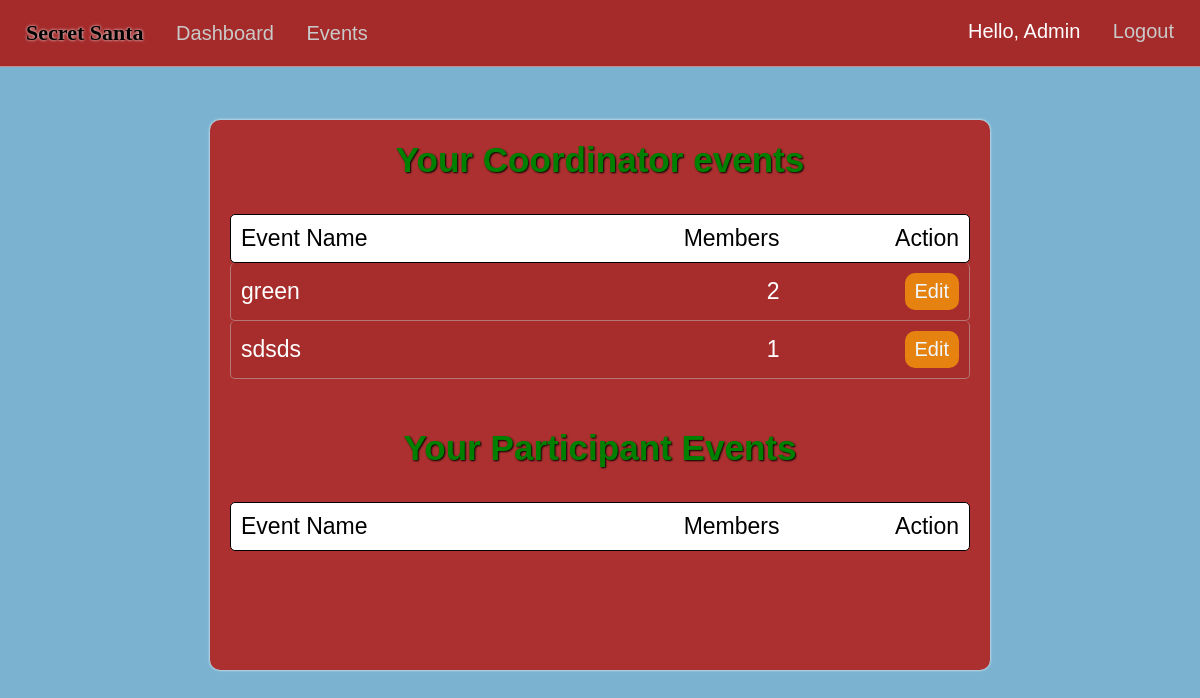
Page /dashboard (signed in) on the earlier database version.
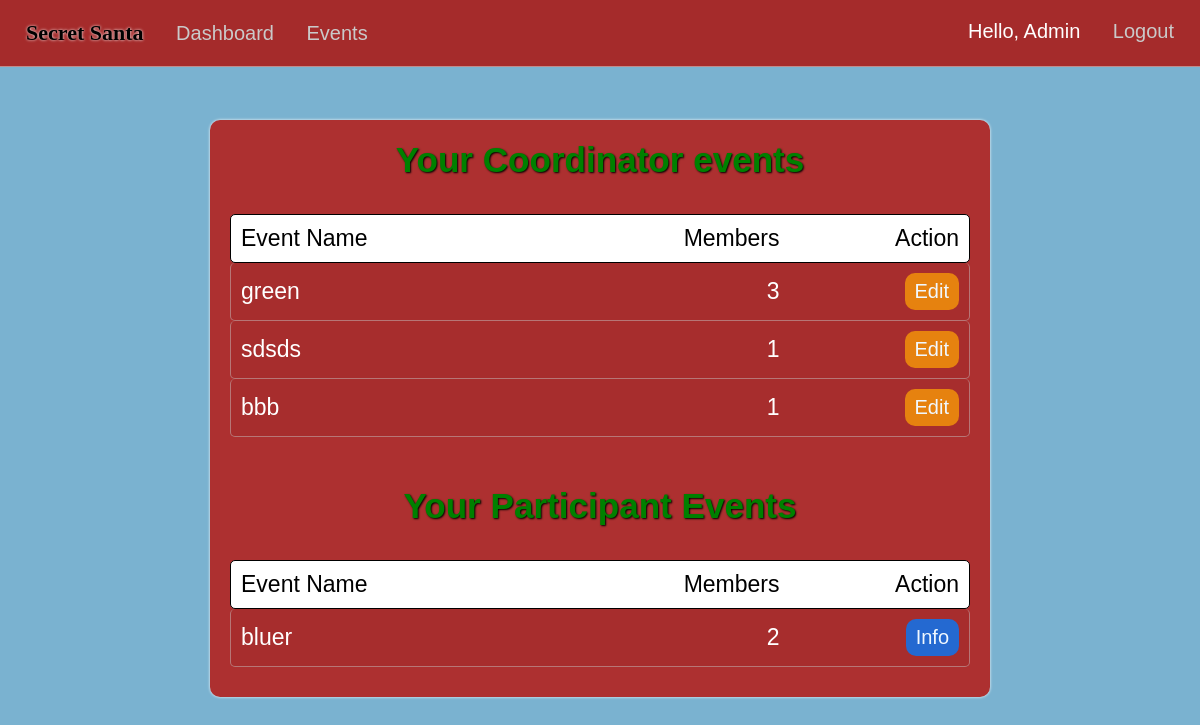
Same page on the later database version.
### market/models.py (models this page shows, shortened)
class EventMembers(db.Model):
    id = db.Column(db.Integer(), primary_key=True)
    event_id = db.Column(db.Integer(), db.ForeignKey('event.event_id'), nullable=False)
    user_id = db.Column(db.Integer(), db.ForeignKey('user.id'), nullable=False)
    status = db.Column(db.String(length=20))
    user = db.relationship('User', backref='event_members', lazy=True)
    events = db.relationship('Event', backref='event_link', lazy=True)

class Event(db.Model):
    event_id = db.Column(db.Integer(), primary_key=True)
    coordinator_id = db.Column(db.Integer(), db.ForeignKey('user.id'), nullable=False)
    event_name = db.Column(db.String(length=75), nullable=False, unique=True)
    event_date = db.Column(db.Date())
    event_status = db.Column(db.String(length=20))
    members = db.relationship('EventMembers', backref='attended_events', lazy=True)
    fields = db.relationship('EventFields', backref='event_for_field', lazy=True)
    filled_fields = db.relationship('UserEventFields', backref='FieldEvent', lazy=True)

### market/routes.py (the view)
@app.route("/dashboard")
@login_required
def dashboard_page():
    user_events=EventMembers.query.filter_by(user_id=current_user.id,status='member').all()
    return render_template('dashboard.html',user_events=user_events)

### market/models.py (called while the page is built)
@login_manager.user_loader
def load_user(user_id):
    return User.query.get(int(user_id))

### market/templates/dashboard.html (shortened to what this page needs)
{% extends 'base.html' %}
{% block style %}
<link rel= "stylesheet" type= "text/css" href= "{{ url_for('static',filename='styles/dashboard.css') }}">
{% endblock %}
{% block content %}
<center>
{% if user_events %}
  <div class="content-container">
  <div class="event-filled">
    <h3>Your Coordinator events</h3><br/>
    <div class="info-titles">
      <div class="event-info-interior">
        <p>Event Name</p>
        <p>Members</p>
      </div>
      <p>Action</p>
    </div>
  {% for event in user_events %}
    {% if event.attended_events.coordinator_id == current_user.id %}
      <div class="event-info">
        <div class="event-info-interior">
        <p>{{ event.attended_events.event_name }}</p>
        {% set count = [] %}
        {% for person in event.attended_events.members%}
          {% if person.status == 'member'%}
            {% set _ = count.append(person) %}
          {% endif %}
        {% endfor %}
        <p>{{count|length}}</p>
        </div>
        <a href="{{ url_for('event_info', event_id=event.event_id) }}"><button class="edit-btn">Edit</button></a>
      </div>
    {% endif %}
  {% endfor %}
  <br/>
  <h3 class="dash-title">Your Participant Events</h3><br/>
  <div class="info-titles">
    <div class="event-info-interior">
      <p>Event Name</p>
      <p>Members</p>
    </div>
    <p>Action</p>
  </div>
  {% for event in user_events %}
  {% if current_user.is_authenticated and event.attended_events.coordinator_id != current_user.id %}
    <div class="event-info">
      <div class="event-info-interior">
      <p>{{event.attended_events.event_name}}</p>
      <p class="members">{{ event.attended_events.members|length }}</p>
      </div>
      <a href="{{ url_for('event_info', event_id=event.event_id) }}"><button class="info-btn">Info</button></a>
    </div>
  {% endif %}
{% endfor %}
  </div>
  </div>
  {% endif%}
</center>
{% endblock %}

Differences in the rows shown:
computed for EventMembers "green": count "2" → "3"
added EventMembers: attended_events.event_name "bbb", count "1", shown under "Your Coordinator events"
added EventMembers: attended_events.event_name "bluer", attended_events.members|length "2", shown under "Your Participant Events"
